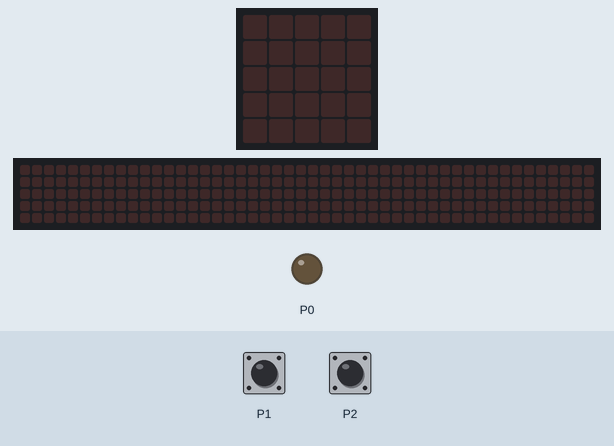
Simulated run of this program. Board: BBC micro:bit (MakeCode). Shown: the board's 5×5 LED display, a strip that is not on the board, showing the scrolling text unrolled, output pins drawn as LEDs (lit = HIGH). The inputs (shaded band) are chosen by the test bench. The 48×5 strip is a reading aid, not a part: it shows the text the display is scrolling, unrolled, one strip-width of it at a time.

Above: at 1.2 s.
1.3 s: touch pin P1 pressed for 0.15 s
At 2.0 s:
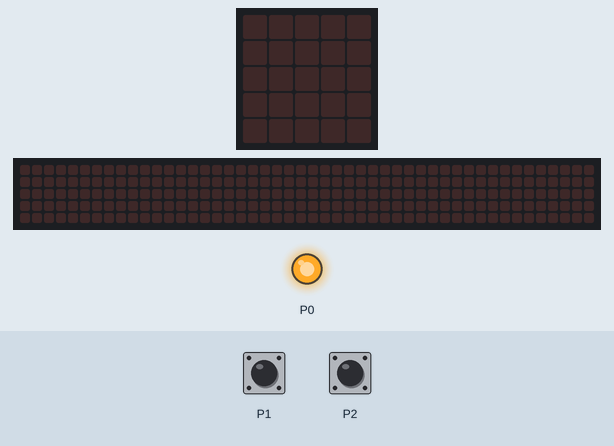
At 6.52 s:
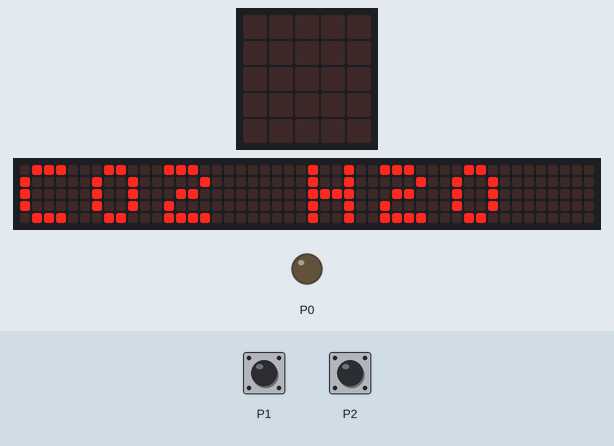
7.4 s: touch pin P2 pressed for 0.15 s
At 7.72 s:
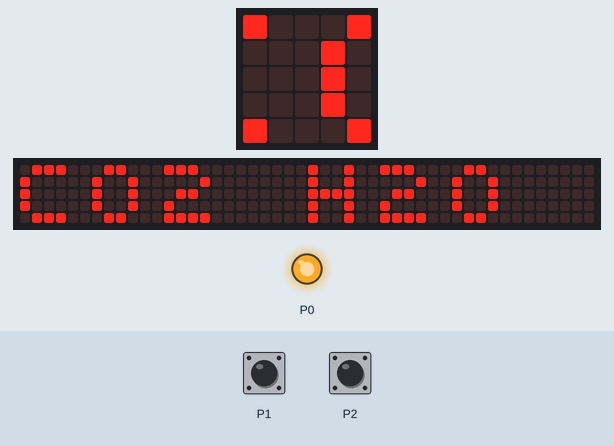
Timing chart, 0 to 11.1 s (numbered marks = the images above; inputs shaded):
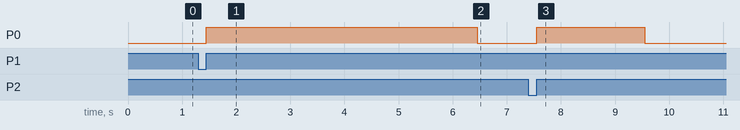

Measured:
- after the input at 1.3 s, P0: LOW → HIGH after 0.15 s, → LOW 5.0 s later
- after the input at 7.4 s, P0: LOW → HIGH after 0.15 s, → LOW 2.0 s later

The program:

main.ts
```typescript
input.onPinPressed(TouchPin.P2, function () {
    pins.digitalWritePin(DigitalPin.P0, 1)
    basic.pause(2000)
    pins.digitalWritePin(DigitalPin.P0, 0)
    for (let index = 0; index < 1; index++) {
        basic.showString("ACIDO LATTICO")
    }
})
input.onPinPressed(TouchPin.P1, function () {
    pins.digitalWritePin(DigitalPin.P0, 1)
    basic.pause(5000)
    pins.digitalWritePin(DigitalPin.P0, 0)
    for (let index = 0; index < 2; index++) {
        basic.showString("CO2 H2O")
    }
})
basic.forever(function () {

})
```

test.ts
```typescript
// i test vanno qui; questi non saranno compilati quando questo pacchetto viene usato come estensione.
```
